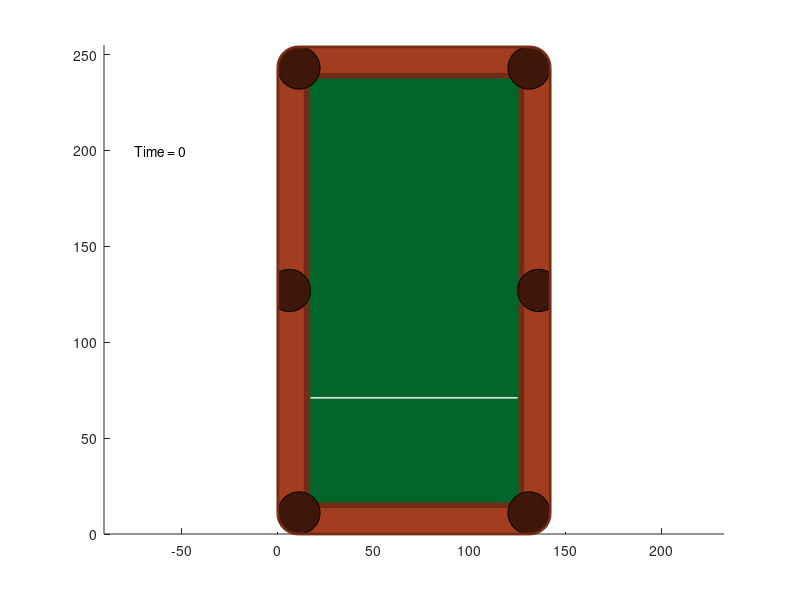

MATLAB code for this plot: (Note: this script raises an error after producing the figure.)
clc;
close all;

width_outer = 142.0;
length_outer = 254.0;

width_inner = 112.0;
length_inner = 224.0;

ball_size = 5.08;

pocket_size = 22;
pocket_color = [62 22 10];

cloth_color = [2 102 42];
band_color = [162 61 31];
border_color = [116 43 21];

% yellow = [247 202 23];
% blue = [36 116 169];
% red = [239 72 54];
% purple = [143 68 173];
% orange = [249 148 6];
% green = [7 168 132];
% brown = [179 55 64];
% black = [43 43 43];
% white = [242 242 242];

w = 3; % 3m/s
dt = 0.001; % 1/1000 of second

white_ball_speed = (100 * w) * dt;
ball_speed = 0.0;

cloth_friction = 0.1;

% r, g, b, posX, posY, striped, velocity, angle
balls = [
    242, 242, 242, 15 + width_inner/2, 15 + 1/4 * length_inner - 1/2 * ball_size, 0, white_ball_speed, 91;
    % 242, 242, 242, 30.0, 130.0, 0.0, 0.2, 0.0;
    
    247, 202, 23, 15 + width_inner/2, 15 + 3/4 * length_inner, 0, ball_speed, 30;
    % 247, 202, 23, 90.0, 130, 0.0, 0.2, 180.0;
     
    36, 116, 169, 15 + width_inner/2 - 1/2 * ball_size, 15 + 3/4 * length_inner + ball_size, 1, ball_speed, 45;
    239, 72, 54, 15 + width_inner/2 + 1/2 * ball_size, 15 + 3/4 * length_inner + ball_size, 0, ball_speed, 50;
    
    43, 43, 43, 15 + width_inner/2, 15 + 3/4 * length_inner + 2 * ball_size, 0, ball_speed, 170;
    7, 168, 132, 15 + width_inner/2 + ball_size, 15 + 3/4 * length_inner + 2 * ball_size, 1, ball_speed, 130;
    143, 68, 173, 15 + width_inner/2 - ball_size, 15 + 3/4 * length_inner + 2 * ball_size, 0, ball_speed, 250;
    
    179, 55, 64, 15 + width_inner/2 + 1/2 * ball_size, 15 + 3/4 * length_inner + 3 * ball_size, 1, ball_speed, 350;
    247, 202, 23, 15 + width_inner/2 - 1/2 * ball_size, 15 + 3/4 * length_inner + 3 * ball_size, 1, ball_speed, 120;
    36, 116, 169, 15 + width_inner/2 + 3/2 * ball_size, 15 + 3/4 * length_inner + 3 * ball_size, 0, ball_speed, 10;
    239, 72, 54, 15 + width_inner/2 - 3/2 * ball_size, 15 + 3/4 * length_inner + 3 * ball_size, 1, ball_speed, 70;
    
    179, 55, 64, 15 + width_inner/2 + ball_size, 15 + 3/4 * length_inner + 4 * ball_size, 0, ball_speed, 90;
    249, 148, 6, 15 + width_inner/2 + 2 * ball_size, 15 + 3/4 * length_inner + 4 * ball_size, 1, ball_speed, 260;
    249, 148, 6, 15 + width_inner/2 - ball_size, 15 + 3/4 * length_inner + 4 * ball_size, 0, ball_speed, 45;
    7, 168, 132, 15 + width_inner/2 - 2 * ball_size, 15 + 3/4 * length_inner + 4 * ball_size, 0, ball_speed, 80;
    143, 68, 173, 15 + width_inner/2, 15 + 3/4 * length_inner + 4 * ball_size, 1, ball_speed, 10;
];

fig = figure;
hold on;
rectangle('Position', [0 0 width_outer length_outer], ...
    'Curvature', 0.2, 'FaceColor', band_color / 255);
rectangle('Position', [15 15 width_inner length_inner], ...
    'Curvature', 0.1, 'FaceColor', cloth_color / 255, 'EdgeColor', border_color / 255, ...
    'LineWidth', 4);
line([17 width_inner + 13], [1/4 * length_inner + 15 1/4 * length_inner + 15], 'Color', [1, 1, 1], 'LineWidth', 1)

rectangle('Position', [0 0 pocket_size pocket_size], ...
    'Curvature', 1, 'FaceColor', pocket_color / 255);
rectangle('Position', [width_outer - pocket_size 0 pocket_size pocket_size], ...
    'Curvature', 1, 'FaceColor', pocket_color / 255);
rectangle('Position', [width_outer - pocket_size length_outer - pocket_size pocket_size pocket_size], ...
    'Curvature', 1, 'FaceColor', pocket_color / 255);
rectangle('Position', [0 length_outer - pocket_size pocket_size pocket_size], ...
    'Curvature', 1, 'FaceColor', pocket_color / 255);
rectangle('Position', [width_outer - pocket_size + 5 length_outer/2 - pocket_size/2 pocket_size pocket_size], ...
    'Curvature', 1, 'FaceColor', pocket_color / 255);
rectangle('Position', [-5 length_outer/2 - pocket_size/2 pocket_size pocket_size], ...
    'Curvature', 1, 'FaceColor', pocket_color / 255);

rectangle('Position', [-10 1 10 length_outer], 'FaceColor', [1, 1, 1], 'EdgeColor', 'none');
rectangle('Position', [width_outer 1 10 length_outer], 'FaceColor', [1, 1, 1], 'EdgeColor', 'none');

rectangle('Position', [0 0 width_outer length_outer], 'EdgeColor', border_color / 255, 'Curvature', 0.15, 'LineWidth', 2);

axis equal

balls_rects = zeros(16);
balls_lines = zeros(16);

visible_balls = 16;

time = text(-75, 200, 'Time = 0');
for k = 1:500000
    if ~ishghandle(fig)
        break
    end
    for i = 1:visible_balls
        if ~ishghandle(fig)
            break
        end
        cX = balls(i, 4);
        cY = balls(i, 5);
        cV = balls(i, 7);
        cA = balls(i, 8);
        
        [x, y] = move(cX, cY, cV, cA);
        balls(i, 4) = x;
        balls(i, 5) = y;

        cX = balls(i, 4);
        cY = balls(i, 5);
        balls(i, 8) = band_bounce(cX, cY, cA);

        for j = 1:visible_balls
            if ~ishghandle(fig)
                break
            end
            if i < j
                cA = balls(i, 8);
                vA = balls(i, 7);
                tX = balls(j, 4);
                tY = balls(j, 5);
                tV = balls(j, 7);
                tA = balls(j, 8);
                [new_a1, new_vel1, new_a2, new_vel2] = ball_bounce(cX, cY, cV, cA, tX, tY, tV, tA, dt);
                balls(i, 8) = new_a1;
                balls(i, 7) = new_vel1;
                balls(j, 8) = new_a2;
                balls(j, 7) = new_vel2;
            end
        end
        
        balls(i, 7) = apply_friction(cloth_friction, balls(i, 7), dt);
        
        x = cX - ball_size/2;
        y = cY - ball_size/2;
        if balls_rects(i) ~= 0
            delete(balls_rects(i))
        end
        
        balls_rects(i) = rectangle('Position', [x y ball_size ball_size], ...
            'Curvature', 1, 'FaceColor', balls(i, 1:3) / 255);
        
        if balls_lines(i) ~= 0
            delete(balls_lines(i))
        end
        
        if balls(i, 6) == 1
            t = ball_size/2 - 1;
            balls_lines(i) = line([cX + t cX - t], [cY + t cY - t], 'Color', [1, 1, 1], 'LineWidth', 2);
        end 
    end
    set(time, 'String', ['Time = ', num2str(k * dt), 's']);
    pause(0.0001);
end

hold off;
